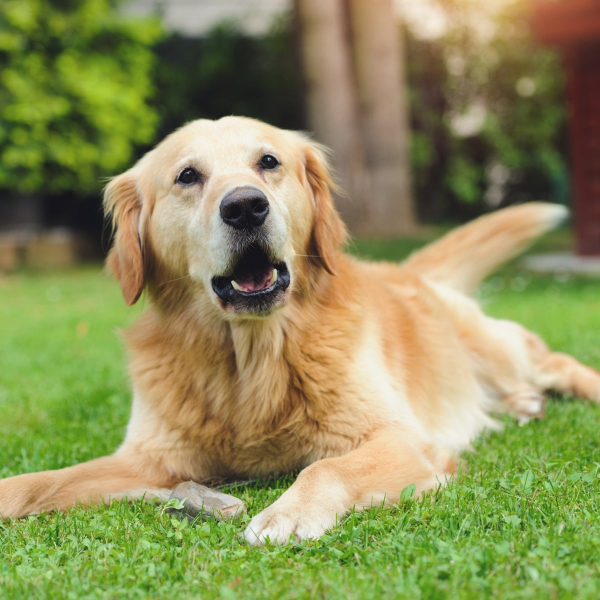
#> input picture images/dog.jpg, 1200 x 1200 px (shown at 1/2 size)
$ jupyter execute --allow-errors 'Final implementation.ipynb'   (shell and % lines are left out)
#> lines starting #> are read from the running program, lines starting #| are printed output that depends on the picture
### helper_function.py
import numpy as np
import matplotlib.pyplot as plt
import h5py


def sigmoid(Z):

    A = 1/(1+np.exp(-Z))
    cache = Z

    return A, cache

def relu(Z):

    A = np.maximum(0,Z)
    assert(A.shape == Z.shape)

    cache = Z
    return A, cache


# [33 lines left out: functions relu_backward, sigmoid_backward, not called in this run]


def load_data():
    train_dataset = h5py.File('datasets/train_catvnoncat.h5', "r")
    train_set_x_orig = np.array(train_dataset["train_set_x"][:]) # your train set features
    train_set_y_orig = np.array(train_dataset["train_set_y"][:]) # your train set labels

    test_dataset = h5py.File('datasets/test_catvnoncat.h5', "r")
    test_set_x_orig = np.array(test_dataset["test_set_x"][:]) # your test set features
    test_set_y_orig = np.array(test_dataset["test_set_y"][:]) # your test set labels

    classes = np.array(test_dataset["list_classes"][:]) # the list of classes

    train_set_y_orig = train_set_y_orig.reshape((1, train_set_y_orig.shape[0]))
    test_set_y_orig = test_set_y_orig.reshape((1, test_set_y_orig.shape[0]))

    return train_set_x_orig, train_set_y_orig, test_set_x_orig, test_set_y_orig, classes


# [26 lines left out: function initialize_parameters, not called in this run]


def initialize_parameters_deep(layer_dims):
    """
    Arguments:
    layer_dims -- python array (list) containing the dimensions of each layer in our network

    Returns:
    parameters -- python dictionary containing your parameters "W1", "b1", ..., "WL", "bL":
                    Wl -- weight matrix of shape (layer_dims[l], layer_dims[l-1])
                    bl -- bias vector of shape (layer_dims[l], 1)
    """

    np.random.seed(1)
    parameters = {}
    L = len(layer_dims)            # number of layers in the network

    for l in range(1, L):
        parameters['W' + str(l)] = np.random.randn(layer_dims[l], layer_dims[l-1]) / np.sqrt(layer_dims[l-1]) #*0.01
        parameters['b' + str(l)] = np.zeros((layer_dims[l], 1))

        assert(parameters['W' + str(l)].shape == (layer_dims[l], layer_dims[l-1]))
        assert(parameters['b' + str(l)].shape == (layer_dims[l], 1))


    return parameters

def linear_forward(A, W, b):
    """
    Implement the linear part of a layer's forward propagation.

    Arguments:
    A -- activations from previous layer (or input data): (size of previous layer, number of examples)
    W -- weights matrix: numpy array of shape (size of current layer, size of previous layer)
    b -- bias vector, numpy array of shape (size of the current layer, 1)

    Returns:
    Z -- the input of the activation function, also called pre-activation parameter
    cache -- a python dictionary containing "A", "W" and "b" ; stored for computing the backward pass efficiently
    """

    Z = W.dot(A) + b

    assert(Z.shape == (W.shape[0], A.shape[1]))
    cache = (A, W, b)

    return Z, cache

def linear_activation_forward(A_prev, W, b, activation):
    """
    Implement the forward propagation for the LINEAR->ACTIVATION layer

    Arguments:
    A_prev -- activations from previous layer (or input data): (size of previous layer, number of examples)
    W -- weights matrix: numpy array of shape (size of current layer, size of previous layer)
    b -- bias vector, numpy array of shape (size of the current layer, 1)
    activation -- the activation to be used in this layer, stored as a text string: "sigmoid" or "relu"

    Returns:
    A -- the output of the activation function, also called the post-activation value
    cache -- a python dictionary containing "linear_cache" and "activation_cache";
             stored for computing the backward pass efficiently
    """

    if activation == "sigmoid":
        # Inputs: "A_prev, W, b". Outputs: "A, activation_cache".
        Z, linear_cache = linear_forward(A_prev, W, b)
        A, activation_cache = sigmoid(Z)

    elif activation == "relu":
        # Inputs: "A_prev, W, b". Outputs: "A, activation_cache".
        Z, linear_cache = linear_forward(A_prev, W, b)
        A, activation_cache = relu(Z)

    assert (A.shape == (W.shape[0], A_prev.shape[1]))
    cache = (linear_cache, activation_cache)

    return A, cache

def L_model_forward(X, parameters):
    """
    Implement forward propagation for the [LINEAR->RELU]*(L-1)->LINEAR->SIGMOID computation

    Arguments:
    X -- data, numpy array of shape (input size, number of examples)
    parameters -- output of initialize_parameters_deep()

    Returns:
    AL -- last post-activation value
    caches -- list of caches containing:
                every cache of linear_relu_forward() (there are L-1 of them, indexed from 0 to L-2)
                the cache of linear_sigmoid_forward() (there is one, indexed L-1)
    """

    caches = []
    A = X
    L = len(parameters) // 2                  # number of layers in the neural network

    # Implement [LINEAR -> RELU]*(L-1). Add "cache" to the "caches" list.
    for l in range(1, L):
        A_prev = A
        A, cache = linear_activation_forward(A_prev, parameters['W' + str(l)], parameters['b' + str(l)], activation = "relu")
        caches.append(cache)

    # Implement LINEAR -> SIGMOID. Add "cache" to the "caches" list.
    AL, cache = linear_activation_forward(A, parameters['W' + str(L)], parameters['b' + str(L)], activation = "sigmoid")
    caches.append(cache)

    assert(AL.shape == (1,X.shape[1]))

    return AL, caches

# [135 lines left out: functions compute_cost, linear_backward, linear_activation_backward, L_model_backward, update_parameters, not called in this run]

def predict(X, y, parameters):
    """
    This function is used to predict the results of a  L-layer neural network.

    Arguments:
    X -- data set of examples you would like to label
    parameters -- parameters of the trained model

    Returns:
    p -- predictions for the given dataset X
    """

    m = X.shape[1]
    n = len(parameters) // 2 # number of layers in the neural network
    p = np.zeros((1,m))

    # Forward propagation
    probas, caches = L_model_forward(X, parameters)


    # convert probas to 0/1 predictions
    for i in range(0, probas.shape[1]):
        if probas[0,i] > 0.5:
            p[0,i] = 1
        else:
            p[0,i] = 0

    #print results
    #print ("predictions: " + str(p))
    #print ("true labels: " + str(y))
    print("Accuracy: "  + str(np.sum((p == y)/m)))

#     print("Predicted % for your image to be a cat image : " , int(np.squeeze(probas)*100) , "%" )

    return p

# [18 lines left out: function print_mislabeled_images, not called in this run]

### Final implementation.ipynb
# Cat Classifier using Deep learning

Using deep learning concepts to identify whether there's a cat in a picture or not

[cell 1]
#importing libraries
import numpy as np
import h5py
import matplotlib.pyplot as plt
import scipy
from PIL import Image
from scipy import ndimage
from helper_function import *
from test_your_own import test_your_own
from final_model import L_layer_model

plt.rcParams['figure.figsize'] = (5.0, 4.0) # set default size of plots
plt.rcParams['image.interpolation'] = 'nearest'
plt.rcParams['image.cmap'] = 'gray'

np.random.seed(1)

#> (a cell that did not finish here is left out)

[cell 3]
# Defining hyperparameters and other constants
n_x = 12288     # num_pixel * num_pixel * 3
layers_dims = [12288, 20, 7, 5, 1]
learning_rate = 0.0075

## Training model

[cell 4]
costs = []                                 # keep track of cost
num_iterations = 2500
print_cost = True

# Parameters initialization.
parameters = initialize_parameters_deep(layers_dims)

# Loop (gradient descent)
#> (the rest of this cell did not finish here and is left out)

[cell 5]
# parameters, costs = L_layer_model(train_x, train_y, layers_dims, num_iterations = 2500, print_cost = True)

#> (a cell that did not finish here is left out)

### Therefore our train accuracy is found to be 98% whereas the test accuracy is 80%

[cell 7]
# #To test your own image

my_image = "images/dog" + ".jpg"        # change this to the name of your image file
my_label_y = [0]                 # the true class of your image (1 -> cat, 0 -> non-cat)


fname = my_image
image = np.array(Image.open(fname).resize((64, 64)))
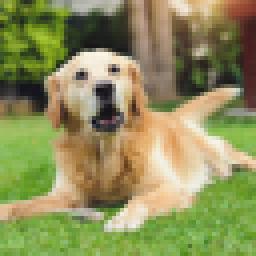
#> image: shape (64, 64, 3) (shown 4 times larger); mean R, G, B 141.7, 142.7, 90.2
plt.imshow(image)
image = image / 255.
image = image.reshape((1, 64 * 64 * 3)).T
#> image = 12288 values, max 0.992 at index 2568, min 0.0706 at index 5829, mean 0.49

my_predicted_image = predict(image, my_label_y, parameters)
#> in L_model_forward, `A = X`: A has the same summary as image outside L_model_forward
#> the loop in L_model_forward, `for l in range(1, L):` made 3 passes
#> (A, activation_cache in linear_activation_forward) on pass 2: ([0, 0.697, 0, 0.388, 0, 0, 0], [-0.0525, 0.697, -0.404, 0.388, -0.571, -0.59, -0.294])
#> (A_prev, A, activation_cache in linear_activation_forward) on pass 3: ([0, 0.697, 0, 0.388, 0, 0, 0], [0, 0.141, 0.306, 0.357, 0], [-0.164, 0.141, 0.306, 0.357, -0.291])
#> after the loop in L_model_forward, `for l in range(1, L):`: caches = 3 items
#> in sigmoid, `A = 1/(1+np.exp(-Z))`: A = [0.616]
#> in sigmoid, `cache = Z`: cache = [0.471]
#> in L_model_forward, `AL, cache = linear_activation_forward(A, parameters['W' + str(L)], par..`: AL = [0.616]; cache = (([0, 0.141, 0.306, 0.357, 0], [[-0.384, -0.0198, 0.501, 0.898, 0.0187]], [0]), [0.471])
#> in predict, `probas, caches = L_model_forward(X, parameters)`: probas = [0.616]; caches = 4 items
#> after the loop in predict, `for i in range(0, probas.shape[1]):`: p = [1]
#| Accuracy: 0.0
#> my_predicted_image = [1]

#> (the rest of this cell did not finish here and is left out)

#### This is the accuracy found without using regularization therefore you can see that the train accuracy is 98% whereas the test accuracy is still 80%


$ run again, with images/flower.jpg copied over images/dog.jpg
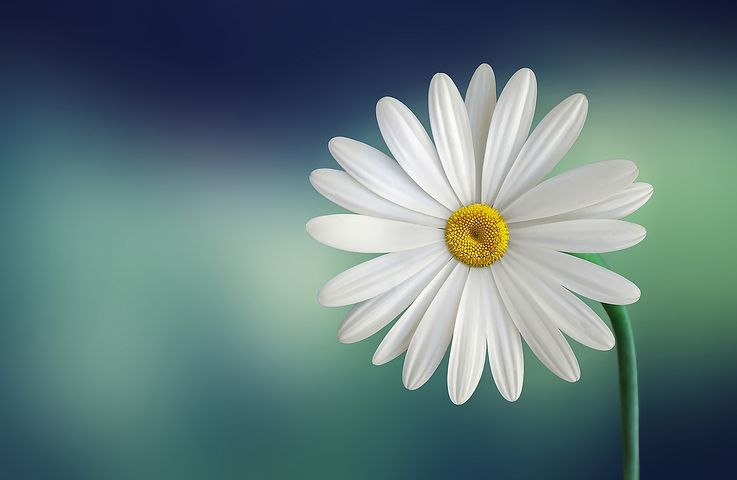
#> input picture images/flower.jpg, 737 x 480 px
#> `image = np.array(Image.open(fname).resize((64, 64)))`:
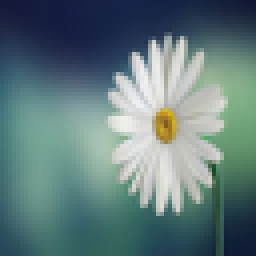
#> image: shape (64, 64, 3) (shown 4 times larger); mean R, G, B 97.4, 122.6, 123.9
#> `image = image.reshape((1, 64 * 64 * 3)).T`: image = 12288 values, max 0.949 at index 3950, min 0.0471 at index 12264, mean 0.45
#> in L_model_forward, `A = X`: A has the same summary as image outside L_model_forward
#> the loop in L_model_forward, `for l in range(1, L):` made 3 passes
#> (A, activation_cache in linear_activation_forward) on pass 2: ([0.296, 0.587, 0, 0, 0, 0, 0], [0.296, 0.587, -0.121, -0.186, -0.298, -0.384, -0.405])
#> after the loop in L_model_forward, `for l in range(1, L):`: caches = 3 items
#> in sigmoid, `A = 1/(1+np.exp(-Z))`: A = [0.606]
#> in sigmoid, `cache = Z`: cache = [0.43]
#> in L_model_forward, `AL, cache = linear_activation_forward(A, parameters['W' + str(L)], par..`: AL = [0.606]; cache = (([0.275, 0, 0.219, 0.475, 0], [[-0.384, -0.0198, 0.501, 0.898, 0.0187]], [0]), [0.43])
#> in predict, `probas, caches = L_model_forward(X, parameters)`: probas = [0.606]; caches = 4 items
#> after the loop in predict, `for i in range(0, probas.shape[1]):`: p = [1]
#| Accuracy: 0.0

$ run again, with images/my_image.jpg copied over images/dog.jpg
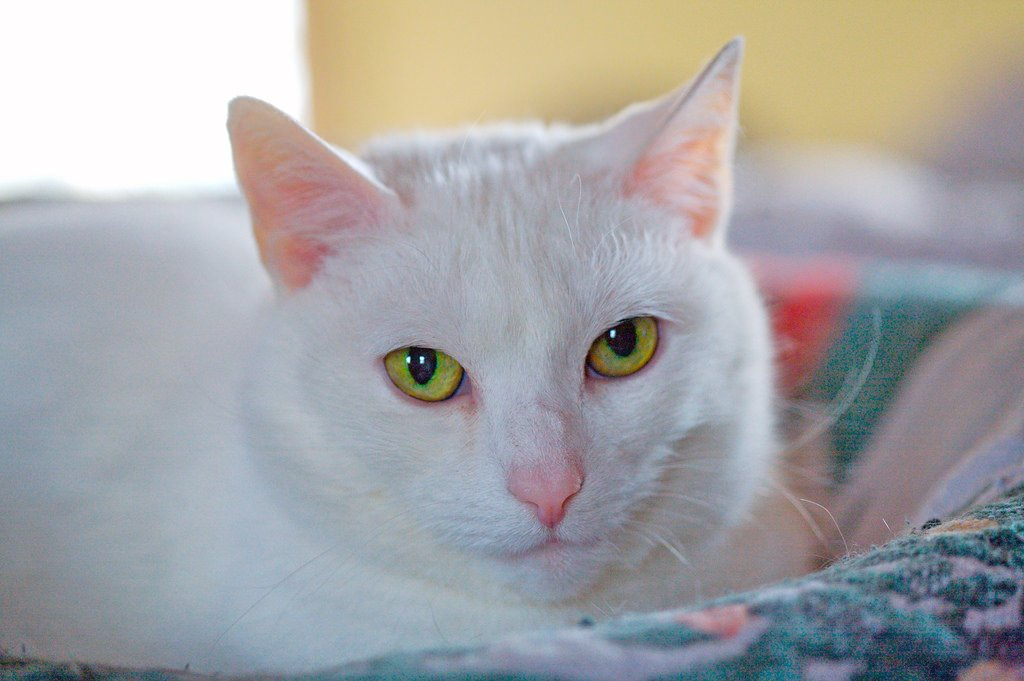
#> input picture images/my_image.jpg, 1024 x 681 px
#> `image = np.array(Image.open(fname).resize((64, 64)))`:
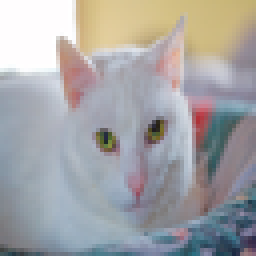
#> image: shape (64, 64, 3) (shown 4 times larger); mean R, G, B 164.4, 163.9, 165.3
#> `image = image.reshape((1, 64 * 64 * 3)).T`: image = 12288 values, max 1 at index 0, min 0.0863 at index 6071, mean 0.645
#> in L_model_forward, `A = X`: A has the same summary as image outside L_model_forward
#> the loop in L_model_forward, `for l in range(1, L):` made 3 passes
#> (A, activation_cache in linear_activation_forward) on pass 2: ([0.34, 0.602, 0, 0, 0, 0, 0], [0.34, 0.602, -0.506, -0.0966, -0.339, -0.781, -0.657])
#> after the loop in L_model_forward, `for l in range(1, L):`: caches = 3 items
#> in sigmoid, `A = 1/(1+np.exp(-Z))`: A = [0.613]
#> in sigmoid, `cache = Z`: cache = [0.459]
#> in L_model_forward, `AL, cache = linear_activation_forward(A, parameters['W' + str(L)], par..`: AL = [0.613]; cache = (([0.289, 0, 0.23, 0.506, 0], [[-0.384, -0.0198, 0.501, 0.898, 0.0187]], [0]), [0.459])
#> in predict, `probas, caches = L_model_forward(X, parameters)`: probas = [0.613]; caches = 4 items
#> after the loop in predict, `for i in range(0, probas.shape[1]):`: p = [1]
#| Accuracy: 0.0
